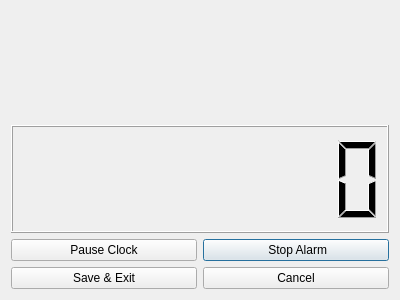
<?xml version="1.0" encoding="UTF-8"?>
<ui version="4.0">
 <class>ShowTimer</class>
 <widget class="QDialog" name="ShowTimer">
  <property name="geometry">
   <rect>
    <x>0</x>
    <y>0</y>
    <width>400</width>
    <height>300</height>
   </rect>
  </property>
  <property name="windowTitle">
   <string>Dialog</string>
  </property>
  <layout class="QVBoxLayout" name="verticalLayout_2">
   <item>
    <layout class="QVBoxLayout" name="verticalLayout">
     <item>
      <widget class="QLabel" name="labelProName">
       <property name="font">
        <font>
         <pointsize>18</pointsize>
        </font>
       </property>
       <property name="text">
        <string/>
       </property>
       <property name="alignment">
        <set>Qt::AlignCenter</set>
       </property>
      </widget>
     </item>
     <item>
      <widget class="QLCDNumber" name="lcdTimer">
       <property name="digitCount">
        <number>8</number>
       </property>
      </widget>
     </item>
     <item>
      <layout class="QGridLayout" name="gridLayout">
       <item row="0" column="1">
        <widget class="QPushButton" name="pushButtonStop">
         <property name="text">
          <string> Stop Alarm</string>
         </property>
        </widget>
       </item>
       <item row="0" column="0">
        <widget class="QPushButton" name="pushButtonPause">
         <property name="text">
          <string>Pause Clock</string>
         </property>
        </widget>
       </item>
       <item row="1" column="0">
        <widget class="QPushButton" name="pushButtonSaveExit">
         <property name="text">
          <string>Save &amp;&amp; Exit</string>
         </property>
        </widget>
       </item>
       <item row="1" column="1">
        <widget class="QPushButton" name="pushButtonCancel">
         <property name="text">
          <string>Cancel</string>
         </property>
        </widget>
       </item>
      </layout>
     </item>
    </layout>
   </item>
  </layout>
 </widget>
 <resources/>
 <connections/>
</ui>
